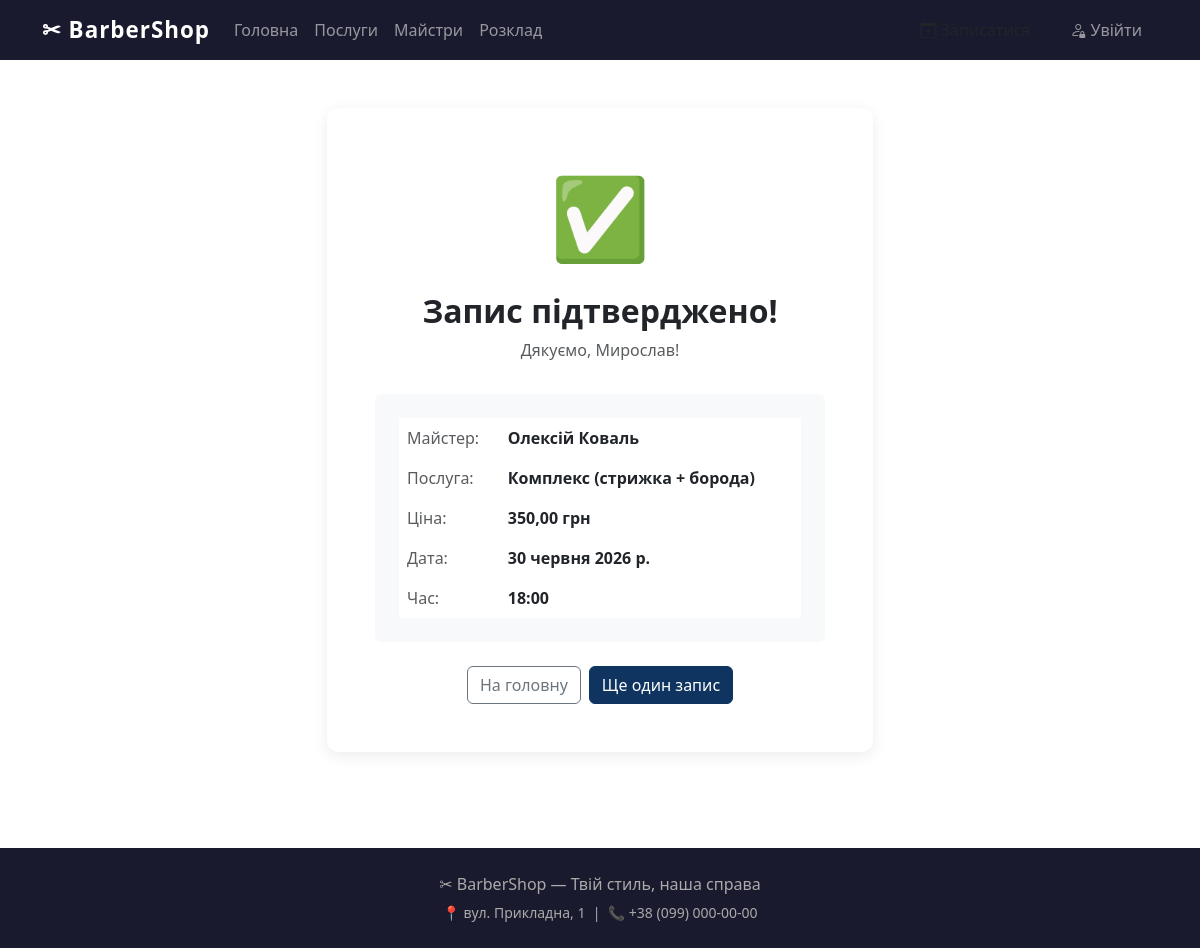
Screenshot of /book/success/3/ with the database file from the repository.
### booking/models.py (models this page shows, shortened)
class Appointment(models.Model):
    STATUS_CHOICES = [
        ('pending', 'Очікує підтвердження'),
        ('confirmed', 'Підтверджено'),
        ('cancelled', 'Скасовано'),
        ('completed', 'Виконано'),
    ]
    client_name = models.CharField(max_length=200, verbose_name='Ім\'я клієнта')
    client_phone = models.CharField(max_length=20, verbose_name='Телефон')
    client_email = models.EmailField(verbose_name='Email', blank=True)
    master = models.ForeignKey(
        Master, on_delete=models.CASCADE,
        verbose_name='Майстер', related_name='appointments'
    )
    service = models.ForeignKey(
        Service, on_delete=models.CASCADE,
        verbose_name='Послуга', related_name='appointments'
    )
    date = models.DateField(verbose_name='Дата')
    time = models.TimeField(verbose_name='Час')
    status = models.CharField(
        max_length=20, choices=STATUS_CHOICES,
        default='pending', verbose_name='Статус'
    )
    comment = models.TextField(verbose_name='Коментар', blank=True)
    created_at = models.DateTimeField(auto_now_add=True, verbose_name='Дата створення')
    class Meta:
        verbose_name = 'Запис'
        verbose_name_plural = 'Записи'
        ordering = ['-date', '-time']
        unique_together = ['master', 'date', 'time']

class Master(models.Model):
    user = models.OneToOneField(
        User, on_delete=models.SET_NULL, null=True, blank=True,
        verbose_name='Акаунт користувача',
        help_text='Прив\'яжіть акаунт, щоб майстер міг входити в систему'
    )
    first_name = models.CharField(max_length=100, verbose_name='Ім\'я')
    last_name = models.CharField(max_length=100, verbose_name='Прізвище')
    phone = models.CharField(max_length=20, verbose_name='Телефон', blank=True)
    email = models.EmailField(verbose_name='Email', blank=True)
    bio = models.TextField(verbose_name='Про майстра', blank=True)
    photo = models.ImageField(
        upload_to='masters/', verbose_name='Фото', blank=True, null=True
    )
    specialization = models.CharField(
        max_length=200, verbose_name='Спеціалізація', blank=True,
        help_text='Наприклад: чоловічі стрижки, борода, укладка'
    )
    is_active = models.BooleanField(default=True, verbose_name='Активний')
    class Meta:
        verbose_name = 'Майстер'
        verbose_name_plural = 'Майстри'
        ordering = ['last_name', 'first_name']
    def __str__(self):
        return f'{self.first_name} {self.last_name}'

class Service(models.Model):
    name = models.CharField(max_length=200, verbose_name='Назва послуги')
    description = models.TextField(verbose_name='Опис', blank=True)
    price = models.DecimalField(
        max_digits=8, decimal_places=2, verbose_name='Ціна (грн)'
    )
    duration = models.PositiveIntegerField(
        verbose_name='Тривалість (хв)',
        help_text='Тривалість послуги у хвилинах'
    )
    is_active = models.BooleanField(default=True, verbose_name='Активна')
    class Meta:
        verbose_name = 'Послуга'
        verbose_name_plural = 'Послуги'
        ordering = ['name']

### booking/views.py (the view)
# urls.py: path('book/success/<int:pk>/', views.appointment_success, name='appointment_success'),
def appointment_success(request, pk):
    appointment = get_object_or_404(Appointment, pk=pk)
    return render(request, 'booking/appointment_success.html', {'appointment': appointment})

### booking/templates/booking/appointment_success.html (shortened to what this page needs)
{% extends 'base.html' %}
{% block content %}
<div class="container py-5 text-center">
    <div class="row justify-content-center">
        <div class="col-md-6">
            <div class="card p-5">
                <div class="text-success" style="font-size:5rem;">✅</div>
                <h2 class="fw-bold mt-3">Запис підтверджено!</h2>
                <p class="text-muted">Дякуємо, {{ appointment.client_name }}!</p>
                <div class="bg-light rounded p-4 text-start mt-3">
                    <table class="table table-borderless mb-0">
                        <tr>
                            <td class="text-muted">Майстер:</td>
                            <td class="fw-bold">{{ appointment.master }}</td>
                        </tr>
                        <tr>
                            <td class="text-muted">Послуга:</td>
                            <td class="fw-bold">{{ appointment.service.name }}</td>
                        </tr>
                        <tr>
                            <td class="text-muted">Ціна:</td>
                            <td class="fw-bold">{{ appointment.service.price }} грн</td>
                        </tr>
                        <tr>
                            <td class="text-muted">Дата:</td>
                            <td class="fw-bold">{{ appointment.date }}</td>
                        </tr>
                        <tr>
                            <td class="text-muted">Час:</td>
                            <td class="fw-bold">{{ appointment.time }}</td>
                        </tr>
                    </table>
                </div>
                <div class="mt-4 d-flex gap-2 justify-content-center">
                    <a href="{% url 'home' %}" class="btn btn-outline-secondary">На головну</a>
                    <a href="{% url 'appointment_create' %}" class="btn btn-primary">Ще один запис</a>
                </div>
            </div>
        </div>
    </div>
</div>
{% endblock %}

### templates/base.html (style rules this page uses)
body { font-family: 'Segoe UI', sans-serif; }
.card { border: none; box-shadow: 0 4px 15px rgba(0,0,0,0.08); border-radius: 12px; transition: transform 0.2s; }
.btn-primary { background: #0f3460; border-color: #0f3460; }

### rows the page displays
Appointment: client_name "Мирослав", master "Олексій Коваль", service.name "Комплекс (стрижка + борода)", service.price "350,00", date "30 червня 2026 р.", time "18:00"
